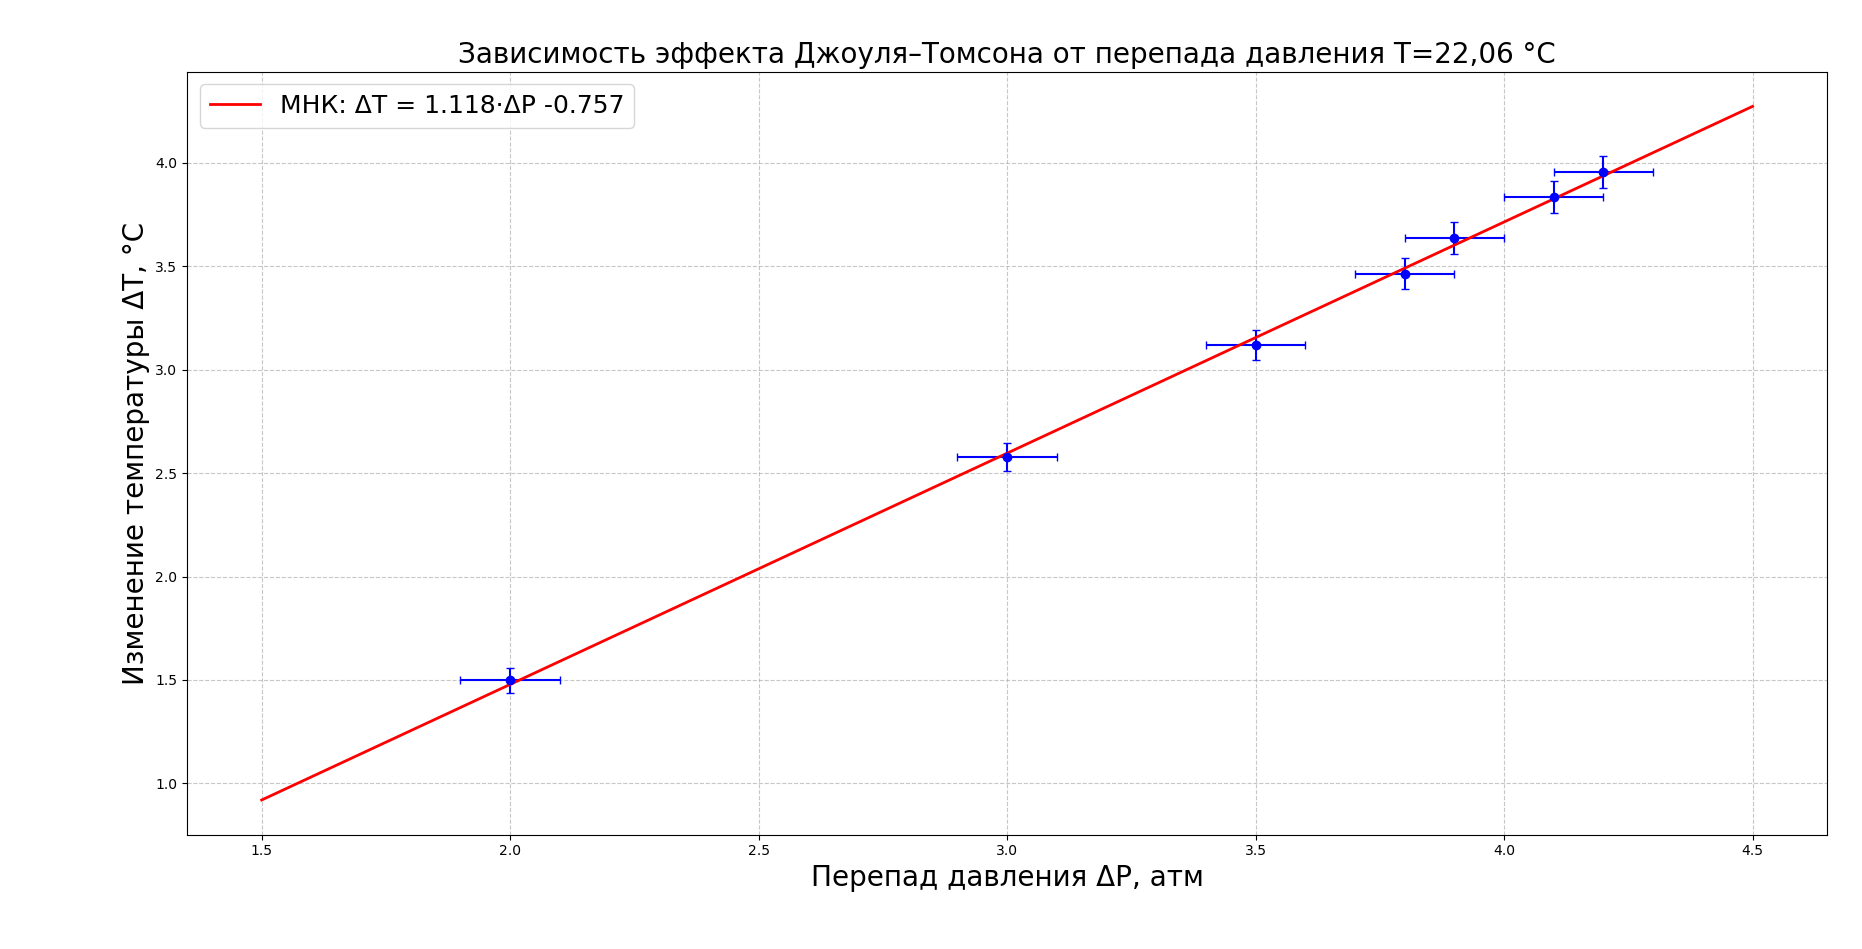

The script that drew this image:
import numpy as np
import matplotlib.pyplot as plt

# Данные
P = np.array([3.9, 4.1, 3.8, 4.2, 3.5, 3.0, 2.0])
T = np.array([3.63636363636364, 3.83292383292383, 3.46437346437346,
              3.95577395577396, 3.12039312039312, 2.57985257985258,
              1.4987714987715])
err_T = np.array([0.0759437123073487, 0.0773925589650405, 0.0746759714818683,
                  0.0782980881260979, 0.0721404898309075, 0.0681561615222549,
                  0.0601875049049496])
err_P = 0.1  # погрешность давления (постоянная)

# Линейная регрессия (МНК)
coeffs = np.polyfit(P, T, 1)
slope, intercept = coeffs
print(f"Коэффициент наклона (μ) = {slope:.4f} °C/атм")
print(f"Свободный член = {intercept:.4f} °C")

# Оценка погрешности наклона
residuals = T - (slope*P + intercept)
s2 = np.sum(residuals**2) / (len(P)-2)
var_slope = s2 / np.sum((P - np.mean(P))**2)
std_slope = np.sqrt(var_slope)
print(f"Погрешность наклона: {std_slope:.4f} °C/атм")

# Построение графика
plt.figure(figsize=(8,6))
plt.errorbar(P, T, yerr=err_T, xerr=err_P, fmt='o', capsize=3, color='blue', markersize=6)
x_fit = np.linspace(1.5, 4.5, 100)
y_fit = slope * x_fit + intercept
plt.plot(x_fit, y_fit, 'r-', linewidth=2,
         label=f'МНК: ΔT = {slope:.3f}·ΔP {intercept:.3f}')
plt.xlabel('Перепад давления ΔP, атм', fontsize=20)
plt.ylabel('Изменение температуры ΔT, °C', fontsize=20)
plt.title('Зависимость эффекта Джоуля–Томсона от перепада давления T=22,06 °C', fontsize=20)
plt.grid(True, linestyle='--', alpha=0.7)
plt.legend(fontsize=18)
plt.tight_layout()
plt.show()
